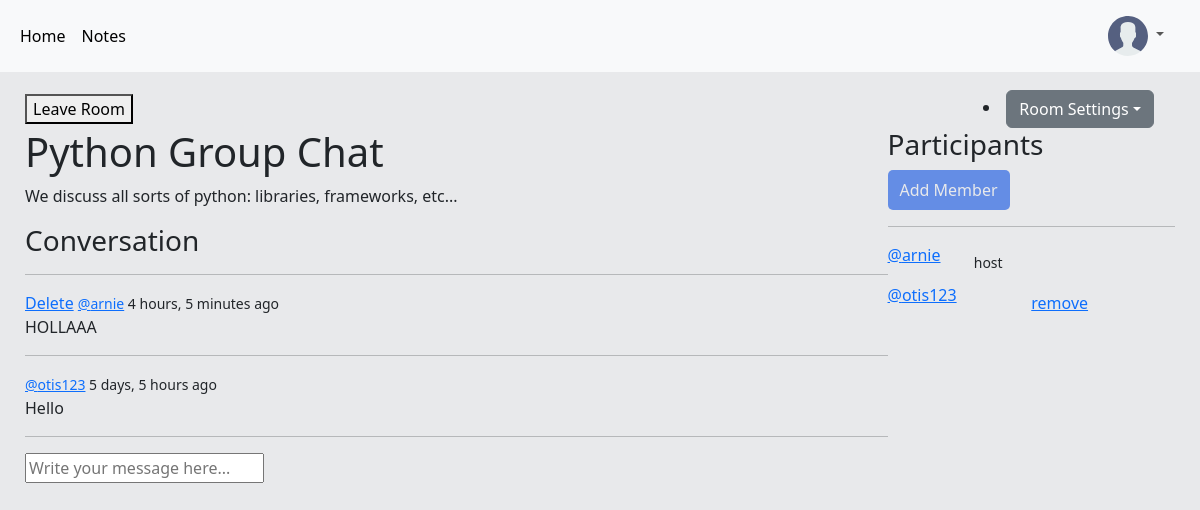
Screenshot of /room/2/ (signed in) with the database file from the repository.
### base/models.py (models this page shows, shortened)
class User(AbstractUser):
    name = models.CharField(max_length=200, null=True)
    email = models.EmailField(unique=True, null=True)
    bio = models.TextField(null=True)
    avatar = models.ImageField(null=True, default='avatar.svg')
    REQUIRED_FIELDS=[]

class Room(models.Model):
    host = models.ForeignKey(User, on_delete=models.SET_NULL, null=True)
    name = models.CharField(max_length=200)
    description = models.TextField(null=True, blank=True)
    participants = models.ManyToManyField(User, related_name='participants', blank=True)
    invited = models.ManyToManyField(User, related_name='invited', blank=True)
    privacy = models.CharField(max_length=7, choices=privacy_field_parameters)
    updated = models.DateTimeField(auto_now=True)
    created = models.DateTimeField(auto_now_add=True)

class Message(models.Model):
    user = models.ForeignKey(User, on_delete=models.CASCADE)
    room = models.ForeignKey(Room, on_delete=models.CASCADE)
    body = models.TextField()
    updated = models.DateTimeField(auto_now=True)
    created = models.DateTimeField(auto_now_add=True)

### base/views.py (the view, shortened to what this page needs)
# urls.py: path('room/<str:pk>/', views.room, name="room"),
def room(request, pk):
    room = Room.objects.get(id=pk) #passes in the id to get the correct room
    room_messages = room.message_set.all().order_by('-created')
    participants = room.participants.all()
    context = {'room':room, 'room_messages':room_messages, 'participants':participants}
    return render(request, 'base/room.html', context)

### base/templates/base/room.html (shortened to what this page needs)
{% extends 'main.html' %}
{% block content%}
<body>
<div>
    <div class="room-top-container">
        {% if request.user in room.participants.all %}
        <div><a href="{% url 'leave-room' room.id %}"><button>Leave Room</button></a></div>
        {% endif %}
        {% if request.user == room.host %}
        <div>
        <li class="dropdown">
            <a role="button" data-bs-toggle="dropdown" aria-expanded="false">
                <button class="btn btn-secondary dropdown-toggle">Room Settings</button>
            </a>
        </li>
        </div>
        {% endif %}
    </div>
    <div class="room-container">
        <div>
            <h1>{{room.name}}</h1>
            <p>{{room.description}}</p>
            <div class="comment-wrapper">
                <h3>Conversation</h3>
                <hr>
                {% for message in room_messages%}
                    <div>
                        {% if request.user == message.user %}
                        <a href="{%url 'delete-message' message.id%}">Delete</a>
                        {% endif %}
                        <small><a href="{% url 'user-profile' message.user.id %}">@{{message.user}}</a> {{message.created|timesince}} ago</small>
                        <p>{{message.body}}</p>
                        <hr>
                    </div>
                {% endfor %}
            </div>
            {% if request.user.is_authenticated %}
            <div class="comment-form">
                <form method="POST" action="">
                    <input type="text" name="body" placeholder="Write your message here..."/>
                </form>
            </div>
            {% endif %}
        </div>
        <div>
            <div>
                <h3>Participants</h3>
                {% if request.user in room.participants.all %}
                <a href="{% url 'add-member' room.id %}"><button class="theme-button">Add Member</button></a>
                {% endif %}
            </div>
            <hr>
            {% for user in participants %}
                <div class="particpants-outline">
                    <div class="host-outline">
                        <p><a href="{% url 'user-profile' user.id %}">@{{user.username}}</a></p>
                        {% if user == room.host%}
                        <small>host</small>
                        {% endif %}
                    </div>
                    {% if request.user == room.host %}
                    <div>
                        {% if user != room.host%}
                        <a href="{%url 'remove-user' pk=user.id rk=room.id %}">remove</a>
                        {% endif %}
                    </div>
                    {% endif %}
                </div>
            {% endfor %}
        </div>
    </div>
</div>
</body>
{% endblock %}

### templates/main.html (shortened to what this page needs)
<!DOCTYPE html>
{% load static %}
<html>
    <head>
        <link href="https://cdn.jsdelivr.net/npm/bootstrap@5.3.0-alpha1/dist/css/bootstrap.min.css" rel="stylesheet">
        <link rel='stylesheet' type='text/css' media='screen' href="{% static 'styles/main.css' %}">
        <link rel='stylesheet' type='text/css' media='screen' href="{% static 'styles/style.css' %}">
    </head>
    <body>
        <div>
            <div>
                {% include 'navbar.html' %}
            </div>
            <div class="main-container">
                {% block content %}
                {% endblock %}
            </div>
        </div>
    </body>
</html>

### templates/navbar.html (shortened to what this page needs)
<nav class="navbar navbar-expand-lg bg-body-tertiary">
  <div class="container-fluid">
    <div class="collapse navbar-collapse" id="navbarSupportedContent">
      <ul class="navbar-nav me-auto mb-2 mb-lg-0">
        <div class="navbar-outline">
          <li class="left-navbar">
              <a class="nav-link active" aria-current="page" href="{% url 'home' %}">Home</a>
              <a class="nav-link active" aria-current="page" href="{% url 'note-page' %}">Notes</a>
          </li>
          {% if request.user.is_authenticated %}
          <li class="nav-item dropdown">
          <a class="nav-link dropdown-toggle" href="#" role="button" data-bs-toggle="dropdown" aria-expanded="false">
              <img src="{{request.user.avatar.url}}" class="profile-picture">
          </a>
          </li>
          {% else %}
          <a href="{% url 'login' %}"><button>Login</button></a>
          {%endif%}
        </div>
      </ul>
    </div>
  </div>
</nav>

### static/styles/main.css (style rules this page uses)
body { background-color: #E8E9EB; }

### static/styles/style.css (style rules this page uses)
.navbar-outline { display: grid; grid-template-columns: 1fr 11fr 1fr; justify-content: space-between; align-items: center; }
.theme-button { background-color:#648DE5; color:#E8E9EB; border-style:solid; border-radius: 5px; border-width: 0px; padding-left:12px; padding-right:12px; padding-top: 8px; padding-bottom: 8px; }
.room-container { display: grid; grid-template-columns: 3fr 1fr; }
.particpants-outline { display:grid; grid-template-columns: 1fr 1fr; align-items: center; }
.host-outline { display: grid; grid-template-columns: 1.5fr 1fr; justify-content: space-between; align-items: center; }

### templates/main.html (style rules this page uses)
.main-container { margin-left: 25px; margin-right: 25px; margin-top: 18px; }

### templates/navbar.html (style rules this page uses)
.profile-picture { width: 40px; }
.left-navbar { align-items: center; display: grid; grid-template-columns: 1fr 1fr; }

### base/templates/base/room.html (style rules this page uses)
.room-top-container { display:grid; grid-template-columns: 5fr 1fr; justify-content: space-between; align-items: center; }

### rows the page displays
User: user.avatar (placeholder picture), username "arnie", shows "host"
Room: name "Python Group Chat", description "We discuss all sorts of python: libraries, frameworks, etc..."
Message: shows "Delete", user "arnie", created "4 hours, 5 minutes", body "HOLLAAA"
Message: user "otis123", created "5 days, 5 hours", body "Hello"
User: username "otis123", shows "remove"
